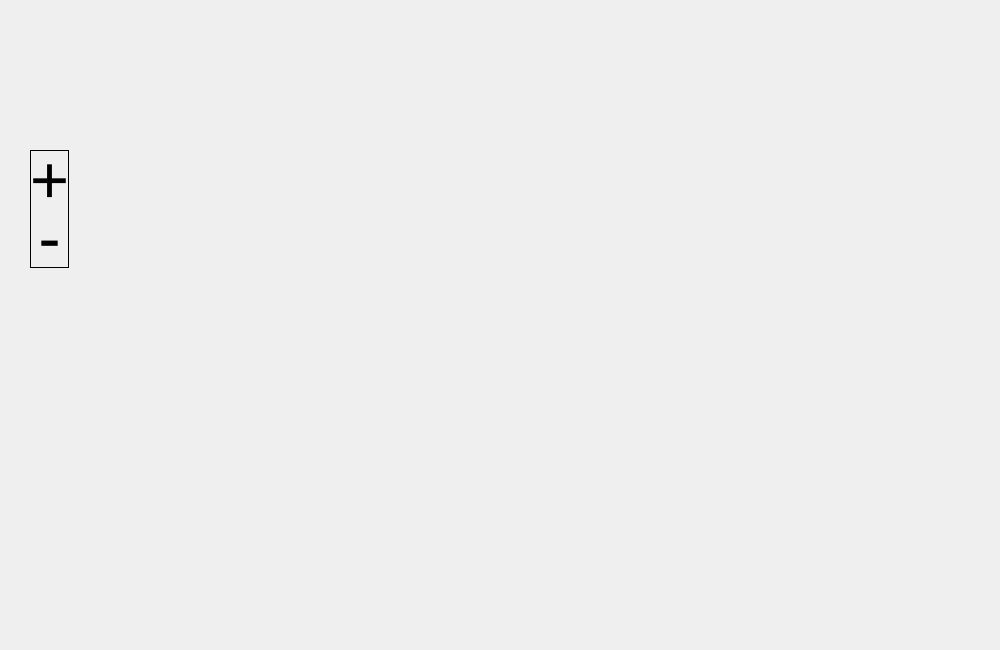
<?xml version="1.0" encoding="UTF-8"?>
<ui version="4.0">
 <class>SIM</class>
 <widget class="QWidget" name="SIM">
  <property name="geometry">
   <rect>
    <x>0</x>
    <y>0</y>
    <width>1000</width>
    <height>650</height>
   </rect>
  </property>
  <property name="minimumSize">
   <size>
    <width>0</width>
    <height>0</height>
   </size>
  </property>
  <property name="maximumSize">
   <size>
    <width>16777215</width>
    <height>950</height>
   </size>
  </property>
  <property name="focusPolicy">
   <enum>Qt::ClickFocus</enum>
  </property>
  <property name="windowTitle">
   <string>Form</string>
  </property>
  <widget class="QFrame" name="btnControl">
   <property name="geometry">
    <rect>
     <x>30</x>
     <y>150</y>
     <width>39</width>
     <height>118</height>
    </rect>
   </property>
   <property name="styleSheet">
    <string notr="true">border: 1px solid black;
border-radius: 30px;</string>
   </property>
   <property name="frameShape">
    <enum>QFrame::StyledPanel</enum>
   </property>
   <property name="frameShadow">
    <enum>QFrame::Raised</enum>
   </property>
   <layout class="QVBoxLayout" name="verticalLayout">
    <property name="spacing">
     <number>0</number>
    </property>
    <property name="leftMargin">
     <number>0</number>
    </property>
    <property name="topMargin">
     <number>0</number>
    </property>
    <property name="rightMargin">
     <number>0</number>
    </property>
    <property name="bottomMargin">
     <number>0</number>
    </property>
    <item>
     <widget class="QPushButton" name="addBtn">
      <property name="sizePolicy">
       <sizepolicy hsizetype="Preferred" vsizetype="Preferred">
        <horstretch>0</horstretch>
        <verstretch>0</verstretch>
       </sizepolicy>
      </property>
      <property name="font">
       <font>
        <pointsize>50</pointsize>
       </font>
      </property>
      <property name="styleSheet">
       <string notr="true">border: 0px;</string>
      </property>
      <property name="text">
       <string>+</string>
      </property>
     </widget>
    </item>
    <item>
     <widget class="QPushButton" name="deleteBtn">
      <property name="sizePolicy">
       <sizepolicy hsizetype="Preferred" vsizetype="Preferred">
        <horstretch>0</horstretch>
        <verstretch>0</verstretch>
       </sizepolicy>
      </property>
      <property name="font">
       <font>
        <pointsize>50</pointsize>
       </font>
      </property>
      <property name="styleSheet">
       <string notr="true">border: 0;</string>
      </property>
      <property name="text">
       <string>-</string>
      </property>
     </widget>
    </item>
   </layout>
  </widget>
 </widget>
 <resources/>
 <connections/>
</ui>
